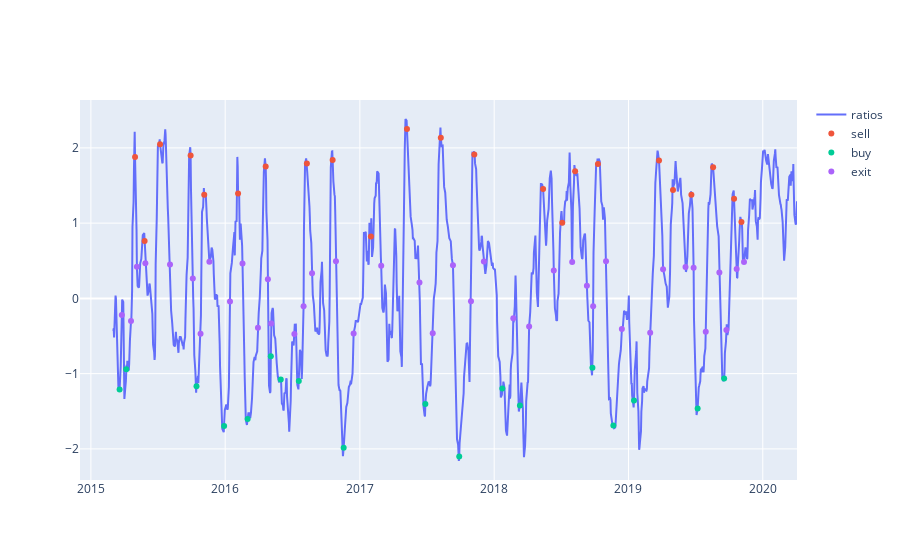

Source (notebook cell):
### Code cell
plt.figure(figsize=(15,7))

#print(bought_zscore)
#print(new_zscores)
fig = go.Figure()
fig.add_trace(go.Scatter(x=new_ratios.index, y=new_ratios[0],
                    mode='lines',
                    name='ratios'))

fig.add_trace(go.Scatter(x=bought_zscore.index, y=bought_zscore[0],
                    mode='markers',
                    name='sell'))

fig.add_trace(go.Scatter(x=sold_zscore.index, y=sold_zscore[0],
                    mode='markers',
                    name='buy'))

fig.add_trace(go.Scatter(x=exit_zscore.index, y=exit_zscore[0],
                    mode='markers',
                    name='exit'))
fig.show()
